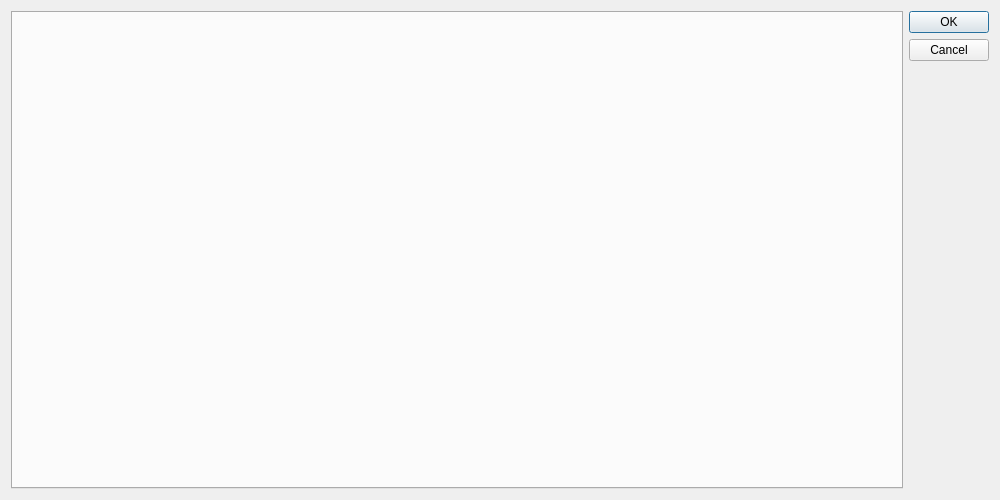
<?xml version="1.0" encoding="UTF-8"?>
<ui version="4.0">
 <class>ModelViewDialog</class>
 <widget class="QDialog" name="ModelViewDialog">
  <property name="geometry">
   <rect>
    <x>0</x>
    <y>0</y>
    <width>1000</width>
    <height>500</height>
   </rect>
  </property>
  <property name="windowTitle">
   <string>Dialog</string>
  </property>
  <layout class="QHBoxLayout" name="horizontalLayout">
   <item>
    <widget class="QTabWidget" name="tabWidget"/>
   </item>
   <item>
    <widget class="QDialogButtonBox" name="buttonBox">
     <property name="orientation">
      <enum>Qt::Vertical</enum>
     </property>
     <property name="standardButtons">
      <set>QDialogButtonBox::Cancel|QDialogButtonBox::Ok</set>
     </property>
    </widget>
   </item>
  </layout>
 </widget>
 <resources/>
 <connections>
  <connection>
   <sender>buttonBox</sender>
   <signal>accepted()</signal>
   <receiver>ModelViewDialog</receiver>
   <slot>accept()</slot>
   <hints>
    <hint type="sourcelabel">
     <x>248</x>
     <y>254</y>
    </hint>
    <hint type="destinationlabel">
     <x>157</x>
     <y>274</y>
    </hint>
   </hints>
  </connection>
  <connection>
   <sender>buttonBox</sender>
   <signal>rejected()</signal>
   <receiver>ModelViewDialog</receiver>
   <slot>reject()</slot>
   <hints>
    <hint type="sourcelabel">
     <x>316</x>
     <y>260</y>
    </hint>
    <hint type="destinationlabel">
     <x>286</x>
     <y>274</y>
    </hint>
   </hints>
  </connection>
 </connections>
</ui>
